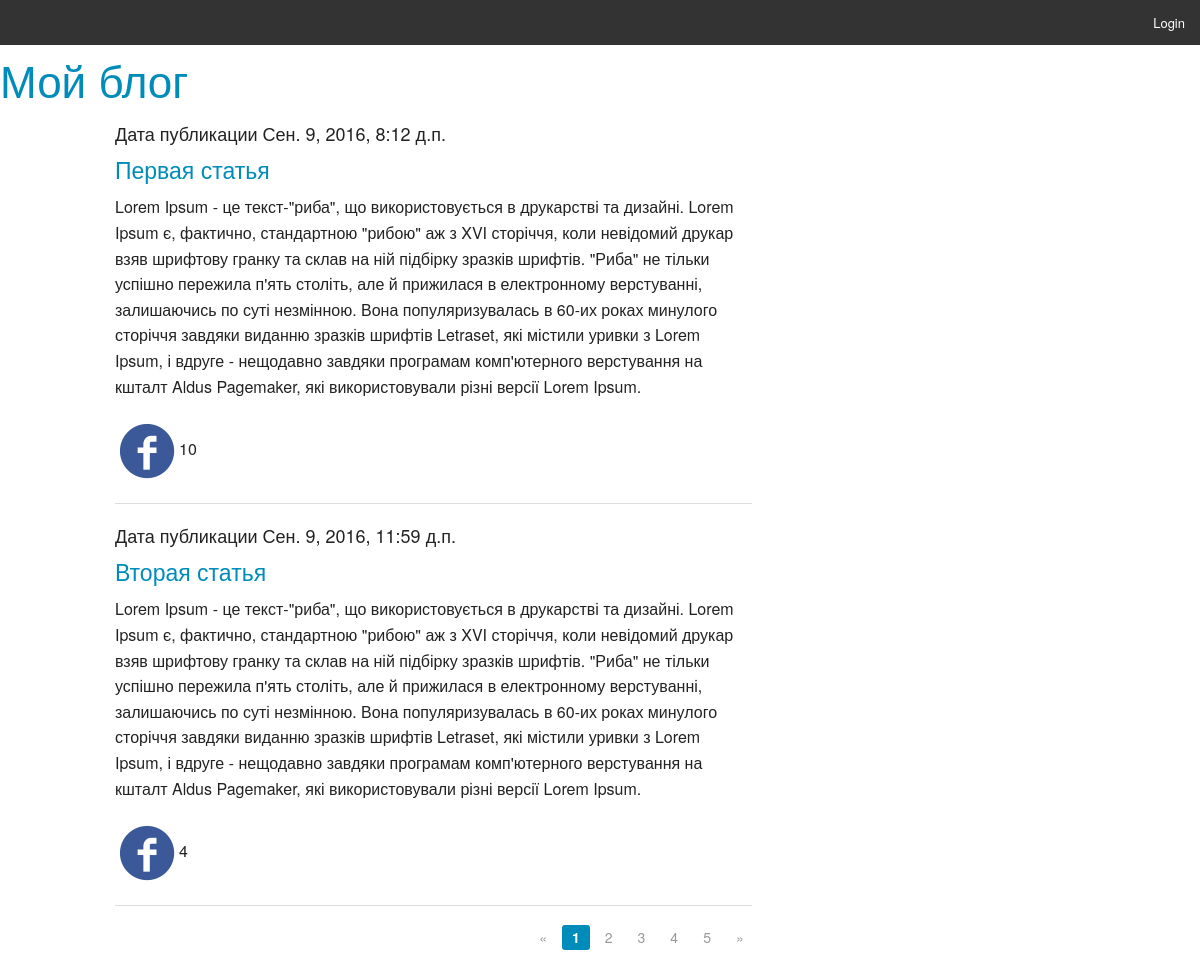
The page / on the database its author committed.
### article/models.py (models this page shows)
class Article(models.Model):
  class Meta:
    db_table = "article"
  article_title = models.CharField(max_length=200)
  article_text = models.TextField()
  article_date = models.DateTimeField()
  article_likes = models.IntegerField(default=0)

### article/views.py (the view)
# urls.py: url(r'^articles/get/(?P<article_id>\d+)/$', article, name='article'),
def articles(request, page_number=1):
    all_articles = Article.objects.all()
    current_page = Paginator(all_articles, 2)
    return render_to_response('articles.html', {"articles": current_page.page(page_number), 'username': auth.get_user(request).username})

### article/templates/articles.html
{% extends "main.html" %}
{% load staticfiles %}
{% block article %}
<div class="large-8 columns">
  {% for article in articles %}
    <h5>Дата публикации {{ article.article_date }}</h5>
    <h4><a href="/articles/get/{{ article.id }}">{{ article.article_title }}</a></h4>
    <p>{{ article.article_text }}</p>
    <p><a href="/articles/addlike/{{ article.id }}/"><img src="{% static "img/like.png" %}" alt=""></a>{{ article.article_likes }}</p>
    <hr>
  {% endfor %}
</div>
<div class="row">
  <div class="large-3 large-offset-5 columns">
    <ul class="pagination">
      {% if articles.has_previous %}
        <li class="arrow"><a href="/page/{{ articles.previous_page_number }}/">&laquo;</a></li>
      {% else %}
        <li class="arrow unavailable"><a href="">&laquo;</a></li>
      {% endif %}
      {% for page in articles.paginator.page_range %}
        {% if page == articles.number %}
          <li class="current"><a href="/page/{{ page }}/">{{ page }}</a></li>
        {% else %}
          <li><a href="/page/{{ page }}/">{{ page }}</a></li>
        {% endif %}
      {% endfor %}
      {% if articles.has_next %}
        <li class="arrow"><a href="/page/{{ articles.next_page_number }}/">&raquo;</a></li>
      {% else %}
        <li class="arrow unavailable"><a href="">&raquo;</a></li>
      {% endif %}
    </ul>
  </div>
</div>
{% endblock %}

### rows shown on the page
Article: article_date "Сен. 9, 2016, 8:12 д.п.", article_title "Первая статья", article_text "Lorem Ipsum - це текст-\"риба\", що використовується в друкарстві та дизайні. Lorem Ipsum є, фактично, стандартною \"рибою\" аж з XVI сторіччя, коли невідомий друкар взяв шрифтову гранку та склав на ній підбірку зразків шрифтів. \"Риба\" не тільки успішно пережила п'ять століть, але й прижилася в електронному верстуванні, залишаючись по суті незмінною. Вона популяризувалась в 60-их роках минулого сторіччя завдяки виданню зразків шрифтів Letraset, які містили уривки з Lorem Ipsum, і вдруге - нещодавно завдяки програмам комп'ютерного верстування на кшталт Aldus Pagemaker, які використовували різні версії Lorem Ipsum.", article_likes "10"
Article: article_date "Сен. 9, 2016, 11:59 д.п.", article_title "Вторая статья", article_text "Lorem Ipsum - це текст-\"риба\", що використовується в друкарстві та дизайні. Lorem Ipsum є, фактично, стандартною \"рибою\" аж з XVI сторіччя, коли невідомий друкар взяв шрифтову гранку та склав на ній підбірку зразків шрифтів. \"Риба\" не тільки успішно пережила п'ять століть, але й прижилася в електронному верстуванні, залишаючись по суті незмінною. Вона популяризувалась в 60-их роках минулого сторіччя завдяки виданню зразків шрифтів Letraset, які містили уривки з Lorem Ipsum, і вдруге - нещодавно завдяки програмам комп'ютерного верстування на кшталт Aldus Pagemaker, які використовували різні версії Lorem Ipsum.", article_likes "4"

### other values the page prints
{{ page }} "1"
{{ page }} "2" "3" "4" "5"
